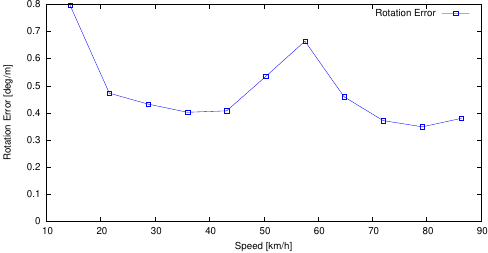

gnuplot code for this plot:
set term postscript eps enhanced color
set output "online_res=0.2_avg_rs.eps"
set size ratio 0.5
set yrange [0:*]
set xlabel "Speed [km/h]"
set ylabel "Rotation Error [deg/m]"
plot "online_res=0.2_avg_rs.txt" using ($1*3.6):($2*57.3) title 'Rotation Error' lc rgb "#0000FF" pt 4 w linespoints
